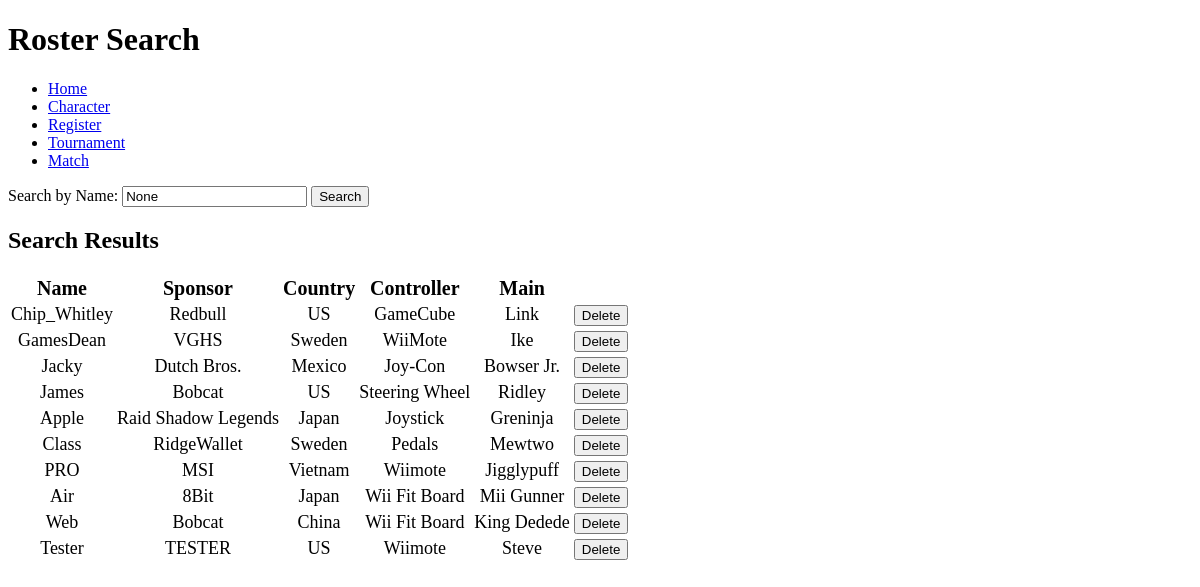
The page /roster on the database as committed earlier.
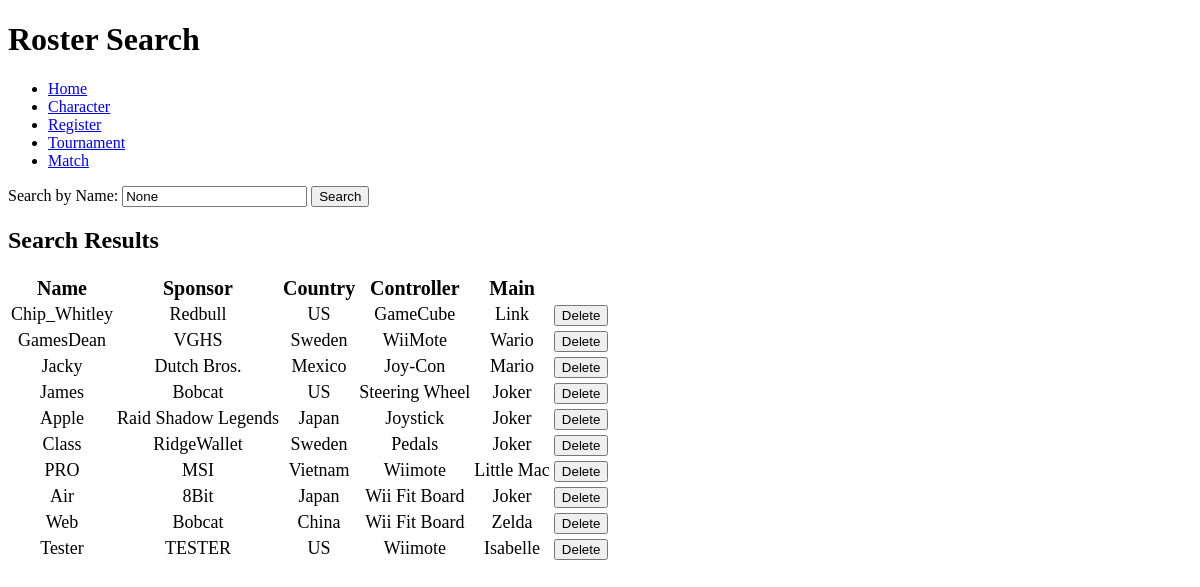
The same page on the database as committed later.
### tables this page shows
CREATE TABLE player (playerID INTEGER PRIMARY KEY AUTOINCREMENT, p_name TEXT, sponsor TEXT, ctrltype TEXT, countryID INTEGER REFERENCES country (countryID) MATCH "FULL", charID integer REFERENCES character (charID));

CREATE TABLE country (countryID INTEGER PRIMARY KEY AUTOINCREMENT, c_name TEXT);

CREATE TABLE character (charID INTEGER PRIMARY KEY AUTOINCREMENT, ch_name TEXT, series TEXT, description TEXT);

### api.py (the view)
@app.route('/roster', methods=['GET', 'POST'])
def roster_page():
    conn = openConnection("./ssb.db")
    cur = conn.cursor()
    search_query = request.args.get('search')
    if search_query:
        cur.execute("""
            SELECT p_name, sponsor, ctrltype, c_name, character.ch_name
            FROM player
            JOIN country ON player.countryID = country.countryID
            JOIN character ON player.charID = character.charID
            WHERE LOWER(p_name) LIKE LOWER(?)
        """, ('%' + search_query + '%',))
    else:
        cur.execute("""
            SELECT p_name, sponsor, ctrltype, c_name, character.ch_name
            FROM player
            JOIN country ON player.countryID = country.countryID
            JOIN character ON player.charID = character.charID
        """)
    players = cur.fetchall()
    conn.close()
    return render_template('roster.html', players=players, search_query=search_query)

### api.py (called while the page is built)
def openConnection(_dbFile):
    print("++++++++++++++++++++++++++++++++++")
    print("Open database: ", _dbFile)
    conn = None
    try:
        conn = sqlite3.connect(_dbFile)
        print("success")
    except Error as e:
        print(e)
    print("++++++++++++++++++++++++++++++++++")
    return conn

### templates/roster.html (shortened to what this page needs)
<!DOCTYPE html>
<html lang="en">
<head>
</head>
<body>
    <h1>Roster Search</h1>
    <ul>
        <li><a href="/">Home</a></li>
        <li><a href="{{ url_for('character_page') }}">Character</a></li>
        <li><a href="{{ url_for('register_page') }}">Register</a></li>
        <li><a href="{{ url_for('tournament_page') }}">Tournament</a></li>
        <li><a href="/match">Match</a></li>
    </ul>
    <form method="get" action="{{ url_for('roster_page') }}">
        <label for="search">Search by Name:</label>
        <input type="text" name="search" id="search" value="{{ search_query }}">
        <button type="submit">Search</button>
    </form>
    <h2>Search Results</h2>
<table>
    <tr style="text-align: center; font-size: 20px" >
        <th>Name</th>
        <th>Sponsor</th>
        <th>Country</th>
        <th>Controller</th>
        <th>Main</th>
    </tr>
    {% if players %}
        {% for player in players %}
            <tr style="text-align: center; font-size: 18px">
                <td>{{ player[0] }}</td>
                <td>{{ player[1] }}</td>
                <td>{{ player[3] }}</td>
                <td>{{ player[2] }}</td>
                <td>{{ player[4] }}</td>
                <td>
                    <form method="post" action="{{ url_for('delete_player') }}">
                        <button type="submit">Delete</button>
                    </form>
                </td>
            </tr>
        {% endfor %}
    {% else %}
        <tr>
            <td colspan="5">No matching players found.</td>
        </tr>
    {% endif %}
</table>
</body>
</html>

Rows that differ between the two databases and show on the page:
changed player "GamesDean": ch_name "Ike" → "Wario"
changed player "Jacky": ch_name "Bowser Jr." → "Mario"
changed player "James": ch_name "Ridley" → "Joker"
changed player "Apple": ch_name "Greninja" → "Joker"
changed player "Class": ch_name "Mewtwo" → "Joker"
changed player "PRO": ch_name "Jigglypuff" → "Little Mac"
changed player "Air": ch_name "Mii Gunner" → "Joker"
changed player "Web": ch_name "King Dedede" → "Zelda"
changed player "Tester": ch_name "Steve" → "Isabelle"
